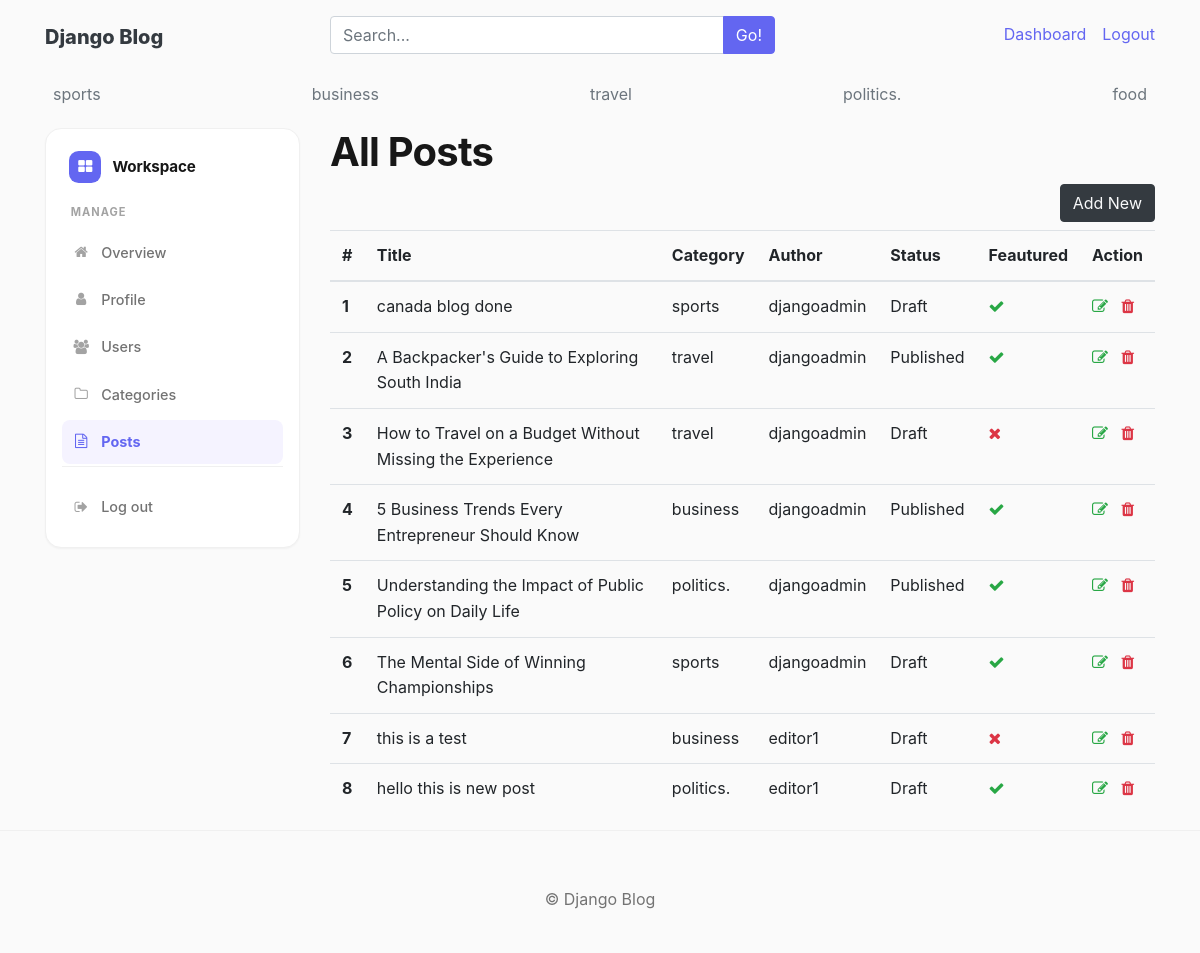
/dashboard/posts/ (signed in), run on an earlier commit of the app's database.
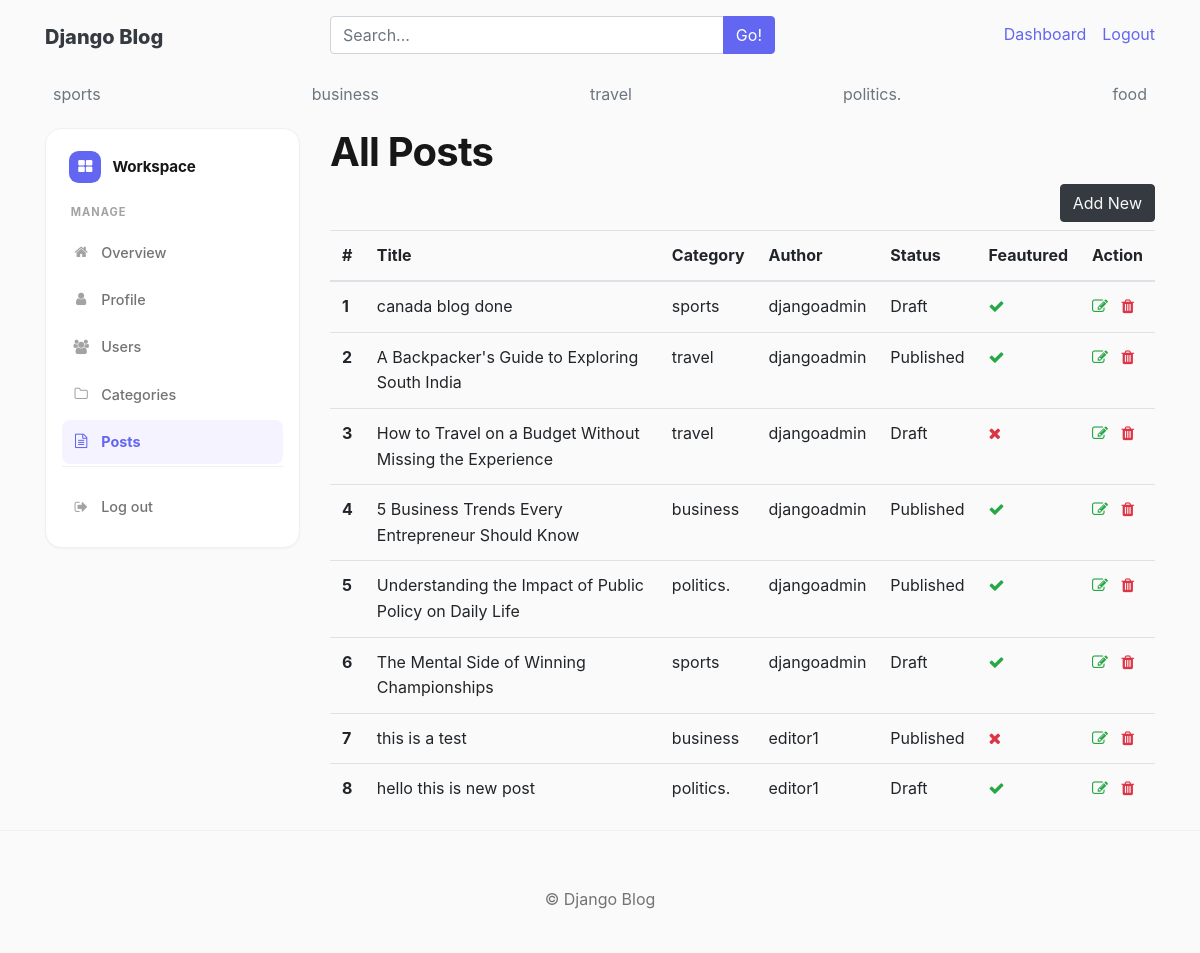
And on a later commit of the database.
### blogs/models.py (models this page shows, shortened)
class Blog(models.Model):
    title = models.CharField(max_length=100)
    slug = models.SlugField(
        max_length=150,
        unique=True,
        blank=True
    )
    category = models.ForeignKey(Category, on_delete=models.CASCADE)
    author = models.ForeignKey(User, on_delete=models.CASCADE)
    featured_image = models.ImageField(upload_to='uploads/%Y/%m/%d')
    short_description = models.TextField(max_length=500)
    blog_body = models.TextField(max_length=2000)
    status = models.CharField(
        max_length=20,
        choices=STATUS_CHOICES,
        default="Draft"
    )
    is_featured = models.BooleanField(default=False)
    created_at = models.DateTimeField(auto_now_add=True)
    updated_at = models.DateTimeField(auto_now=True)

class Category(models.Model):
    category_name = models.CharField(max_length=50, unique=True)
    created_at = models.DateField(auto_now_add=True)
    updated_at = models.DateField(auto_now=True)
    def __str__(self):
        return self.category_name
    class Meta:
        verbose_name_plural = 'categories'

### dashboards/views.py (the view)
# urls.py: path('posts/',views.posts,name='posts'),
def posts(request):
    require_authenticated(request.user)
    posts=Blog.objects.all() if request.user.is_staff else Blog.objects.filter(author=request.user)
    context={
        'posts':posts
    }
    return render(request,'dashboard/posts.html',context)

### blogs/context_processors.py (called while the page is built)
def get_categories(request):
    categories=Category.objects.all()
    blog_suggestions = Blog.objects.filter(status='Published').order_by('title').values_list('title', flat=True)
    return dict(categories=categories, blog_suggestions=blog_suggestions)

### dashboards/views.py (called while the page is built)
def require_authenticated(user):
    if not user.is_authenticated:
        raise PermissionDenied

### templates/dashboard/posts.html (shortened to what this page needs)
{% extends 'base.html' %}
{% block content %}
<div class="row">
    {% include 'dashboard/sidebar.html' %}
    <div class="col-md-9">
        <h1>All Posts</h1>
        {% if user.is_authenticated %}<a href="{%url 'add_post'%}" class="btn btn-dark text-light float-right mb-2">Add New</a>{% endif %}
        <table class="table table-hover">
  <thead>
    <tr>
      <th >#</th>
      <th >Title</th>
      <th >Category</th>
      <th >Author</th>
      <th>Status</th>
      <th>Feautured</th>
      <th>Action</th>
    </tr>
  </thead>
  <tbody>
    {%for post in posts %}
    <tr>
      <th >{{forloop.counter}}</th>
      <td>{{post.title}}</td>
      <td>{{post.category}}</td>
      <td>{{post.author}}</td>
      <td>{{post.status}}</td>
      <td>{% if post.is_featured%}<i class="fa fa-check text-success"></i>{%else%}<i class="fa fa-times text-danger"></i>{%endif%}</td>
      <td>
        {% if user.is_staff or post.author == user %}
        <a href="{%url 'edit_post' post.id%}"><i class="fa fa-edit text-success"></i></a>
        <a href="{%url 'delete_post' post.id%}"><i class="fa fa-trash text-danger"></i></a>
        {% endif %}
    </td>
    </tr>
    {%endfor%}
  </tbody>
</table>
    </div>
</div>
{% endblock %}

What changed in the data, as far as the page shows it:
changed Blog "this is a test": status "Draft" → "Published"
